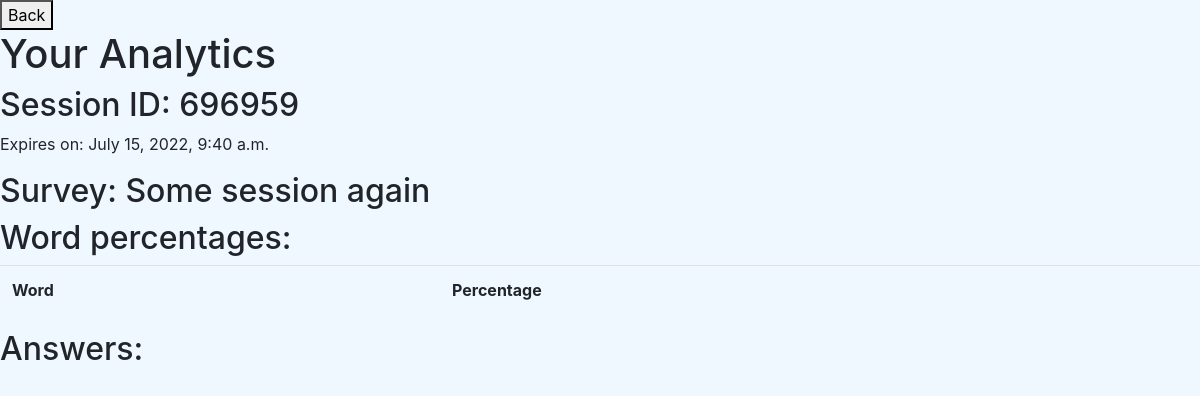
/analytics/696959, run on the app's committed database.
### surveysite/models.py (models this page shows, shortened)
class Survey(models.Model):
    unique_id = models.CharField(max_length=6, null=True)
    user = models.ForeignKey(User, on_delete=models.CASCADE, null=True)
    survey_question = models.TextField(null=True)
    created_at = models.DateTimeField(auto_now_add=True, null=True)
    expiry_date = models.DateTimeField(null=True)
    class Meta:
        ordering = ('unique_id',)

### surveysite/views.py (the view)
# urls.py: path('analytics/<str:session>', views.analytics, name="analytics"),
def analytics(request, session):
    lemmatizer = WordNetLemmatizer()
    survey = models.Survey.objects.get(unique_id=session)
    expiry_date = survey.expiry_date
    question = survey.survey_question
    answers = survey.answers.all()
    word_list_unprocessed = []
    word_list_processed = []
    vocabs = []
    punctuations = [",",".","?","!","(",")","-","+","=","/"]
    for answer in answers:
        word_list_unprocessed.extend(nltk.tokenize.word_tokenize(answer.answer))
    for word in word_list_unprocessed:
        if word not in punctuations:
            word_list_processed.append(lemmatizer.lemmatize(word.lower()))
    vocabs = sorted(list(set(word_list_processed)))
    analysis_dict = {}
    for vocab in vocabs:
        count = 0
        for word in word_list_processed:
            if word == vocab:
                count += 1
        analysis_dict[vocab] = str(round(count / len(word_list_processed) * 100, 2)) + "%"
    return render(request, "surveysite/analytics.html", {
        "session": session,
        "question": question,
        "answers": answers,
        "dictionary": analysis_dict,
        "expiry": expiry_date
    })

### surveysite/templates/surveysite/analytics.html (shortened to what this page needs)
{% extends 'surveysite/layout.html' %}
{% block body %}
<form action="{% url 'index' %}">
    <button>Back</button>
</form>
<h1>Your Analytics</h1>
<h2>Session ID: {{session}}</h2>
<p>Expires on: {{expiry}}</p>
<h2>Survey: {{question}}</h2>
<h2>Word percentages:</h2>
<table class="table">
    <tr>
        <th>Word</th>
        <th>Percentage</th>
    </tr>
</table>
<h2>Answers: </h2>
{% endblock %}

### surveysite/static/css/style.css (style rules this page uses)
body { background-color: aliceblue }

### data on the page
Survey: expiry_date "July 15, 2022, 9:40 a.m.", survey_question "Some session again"

### other printed values
{{ session }} "696959"
